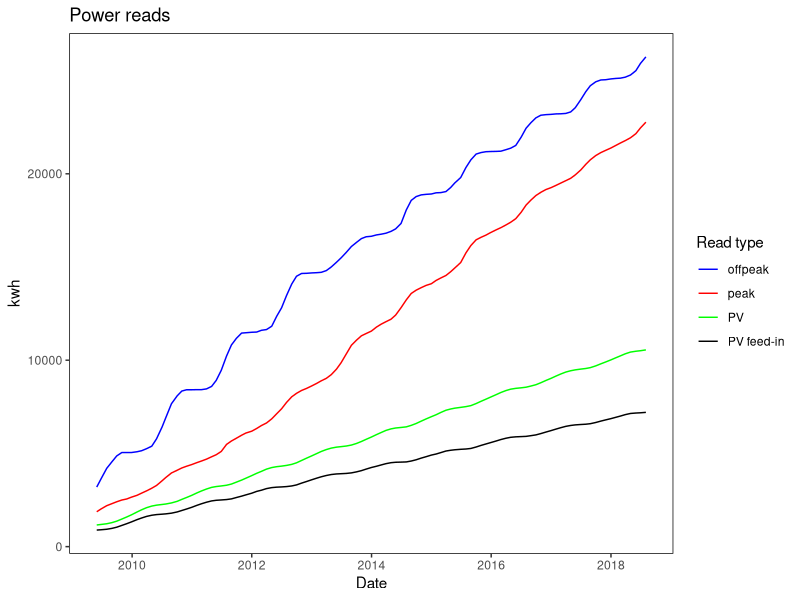
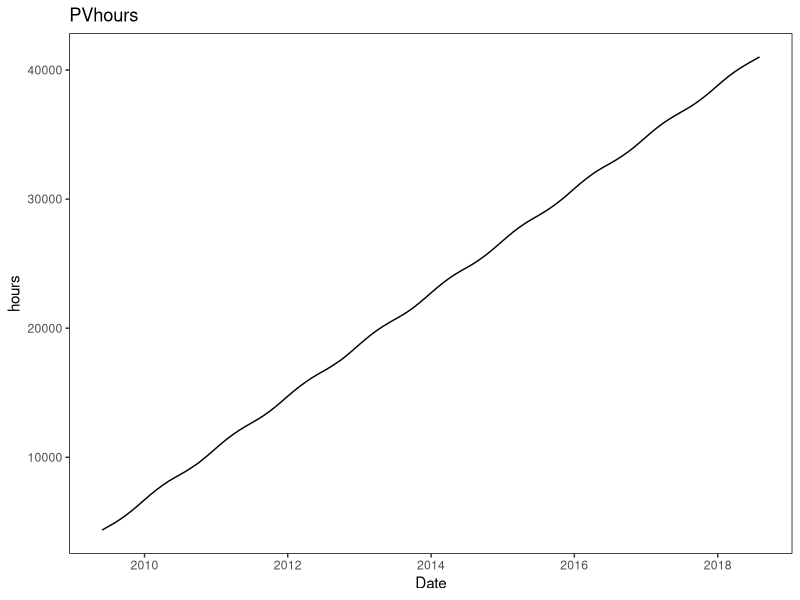
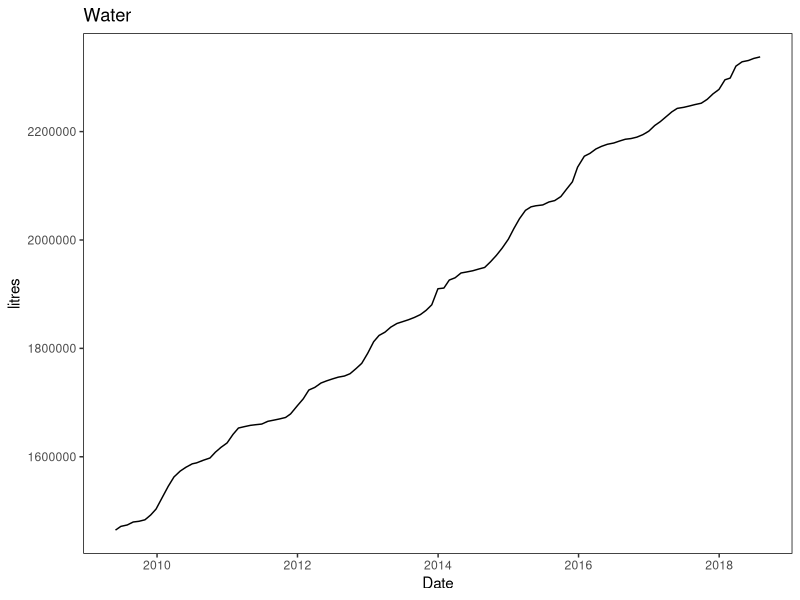
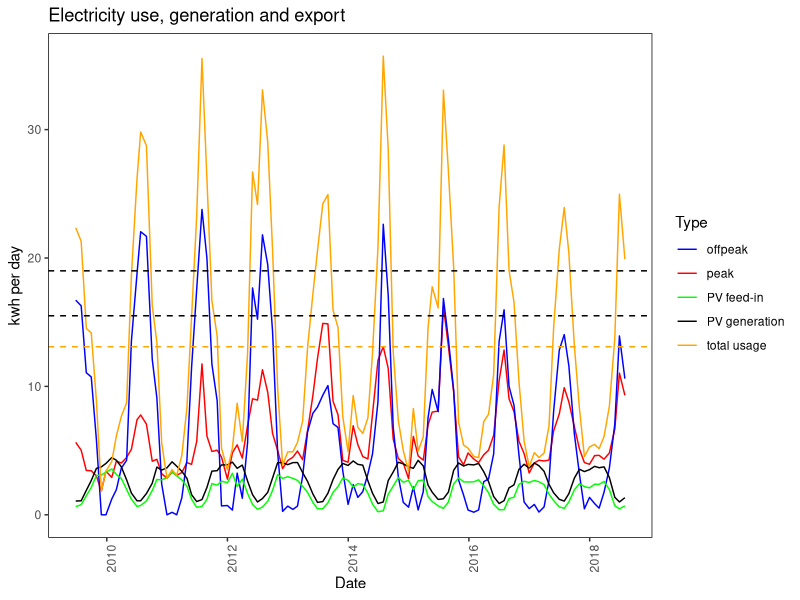
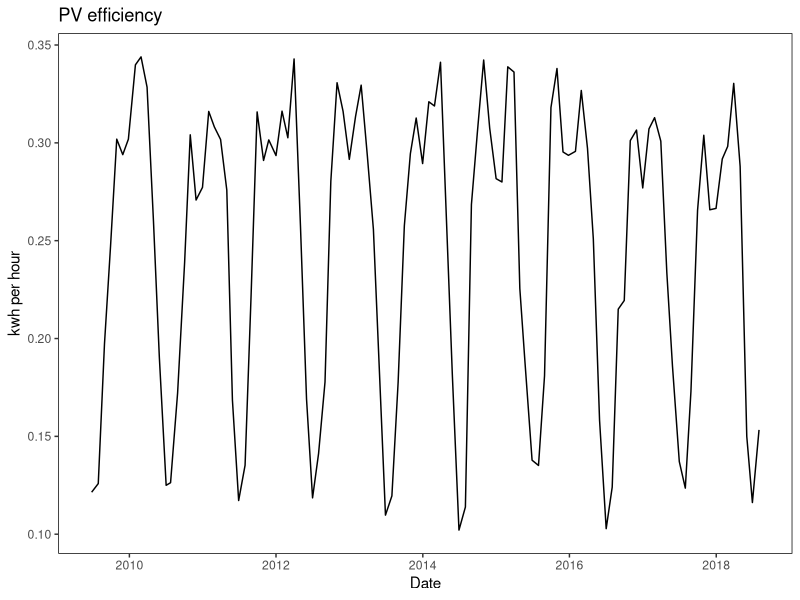
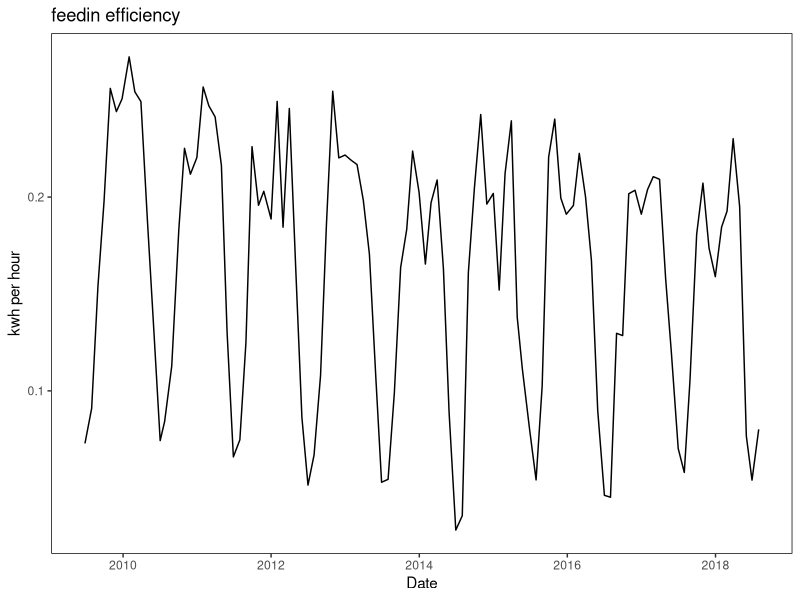
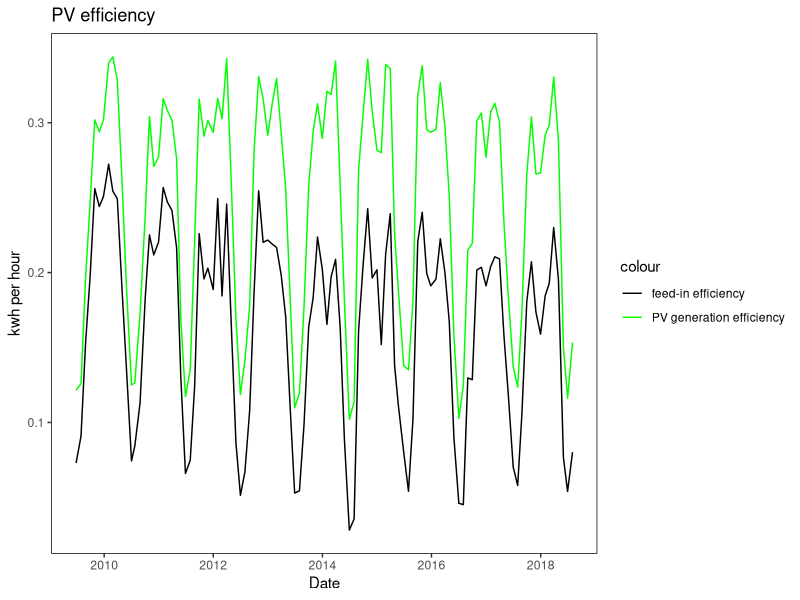
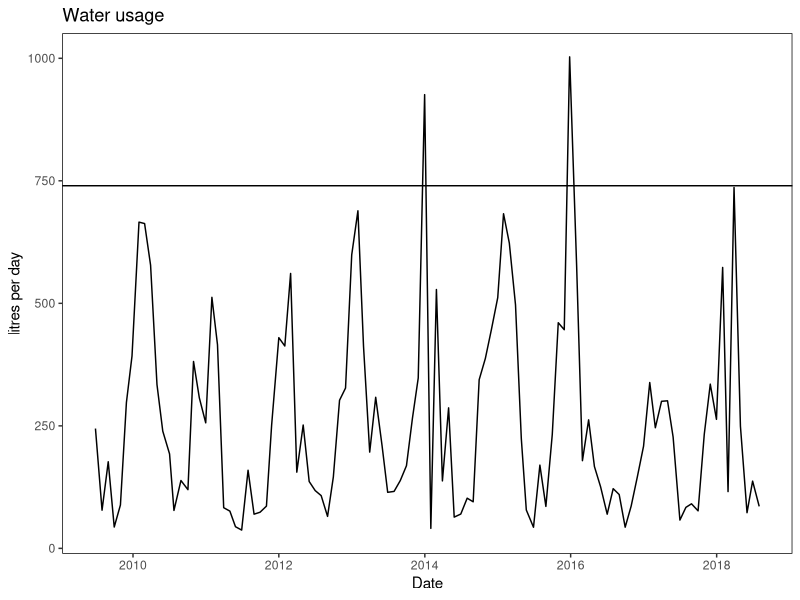

Source code (R) for these figures, in order: (Note: this script raises an error after producing the figures.)
library(tidyverse)

meterreads <- read_csv("data/meterreads.csv")
meterreads

#plot power reads i.e. peak, offpeak and PV

ggplot(meterreads, aes(x = date)) + 
  geom_line(aes(y = peak_reading, colour = "peak")) +
  geom_line(aes(y = offpeak_reading, colour = "offpeak")) +
  geom_line(aes(y = PV_reading, colour = "PV")) +
  geom_line(aes(y = feedin_reading, colour = "PV feed-in")) +
  labs(x = "Date", y = "kwh", title = "Power reads", colour = "Read type") +
  scale_color_manual(values = c("blue","red","green","black")) +
  theme(panel.background = element_rect(fill = "white"),
        panel.border = element_rect(fill = NA))

# plot PV hours in a seperate graph

ggplot(meterreads, aes(x = date, y = PVhours_reading)) +
  geom_line() +
  labs(x = "Date", y = "hours", title = "PVhours") +
  theme(panel.background = element_rect(fill = "white"),
        panel.border = element_rect(fill = NA))

# plot water reading in a seperate graph

ggplot(meterreads, aes(x = date, y = water_reading)) + 
  geom_line() +
  labs(x = "Date", y = "litres", title = "Water") +
  theme(panel.background = element_rect(fill = "white"),
        panel.border = element_rect(fill = NA))

# make a new tibble called 'usage' from 'meterreads' and
# add a column called peak_usage by using mutate and lag
# mutate makes a new column called peak_usage by starting with peak_reading and subtracting a value
# this value is also from the peak_reading column, but by using lag it is from the previous row.

usage <- meterreads %>% 
  mutate(peak_usage = peak_reading - 
           lag(peak_reading, default = first(peak_reading)))

# now repeat the process for the other readings

usage <- usage %>% 
  mutate(offpeak_usage = offpeak_reading -
           lag(offpeak_reading, default = first(offpeak_reading)))

usage <- usage %>% 
  mutate(feedin_usage = feedin_reading -
           lag(feedin_reading, default = first(feedin_reading)))

usage <- usage %>% 
  mutate(PV_usage = PV_reading -
           lag(PV_reading, default = first(PV_reading)))

usage <- usage %>% 
  mutate(PVhours_usage = PVhours_reading -
           lag(PVhours_reading, default = first(PVhours_reading)))

usage <- usage %>% 
  mutate(water_usage = water_reading -
           lag(water_reading, default = first(water_reading)))

usage <- usage %>% 
  mutate(days = as.integer(date -
           lag(date, default = first(date))))

usage <- slice(usage, -1)

# make a new table called perday.  divide usage by number of days to get usage per day.

perday <- usage %>% 
  mutate(peak_perday = peak_usage / days)

perday <- perday %>% 
  mutate(offpeak_perday = offpeak_usage / days)

perday <- perday %>% 
  mutate(totalusage_perday = peak_perday + offpeak_perday)

perday <- perday %>% 
  mutate(feedin_perday = feedin_usage / days)

perday <- perday %>% 
  mutate(PVgen_perday = PV_usage / days)

perday <- perday %>% 
  mutate(PVhours_perday = PVhours_usage / days)

perday <- perday %>% 
  mutate(water_perday = water_usage / days)

perday <- perday %>% 
  mutate(PVefficiency = PVgen_perday / PVhours_perday)

perday <- perday %>% 
  mutate(feedinefficiency = feedin_perday / PVhours_perday)

perday

# lets try plotting this stuff...

# Electricity overview in kwh per day

ggplot(perday, aes(x = date)) + 
  geom_line(aes(y = peak_perday, colour = "peak")) +
  geom_line(aes(y = offpeak_perday, colour = "offpeak")) +
  geom_line(aes(y = PVgen_perday, colour = "PV generation")) +
  geom_line(aes(y = feedin_perday, colour = "PV feed-in")) +
  geom_line(aes(y = totalusage_perday, colour = "total usage")) +
  labs(x = "Date", y = "kwh per day", title = "Electricity use, generation and export", colour = "Type") +
  scale_color_manual(values = c("blue","red","green","black", "orange")) +
  geom_hline(yintercept = 15.5, linetype = 2) + 
  geom_hline(yintercept = 19, linetype = 2) +
  geom_hline(yintercept = 13.09, linetype = 2, colour = "orange") +
  theme(panel.background = element_rect(fill = "white"),
        panel.border = element_rect(fill = NA,),
        axis.text.x = element_text(angle = 90))

# average household usage from energymadeeasy.gov.au.  
# 4 person household postcode 5051
# Summer 15.7; Autumn 15.5; WInter 19.0; Spring 16.1 kWh 

ggplot(perday, aes(x = date, y = PVefficiency)) + 
  geom_line() +
  labs(x = "Date", y = "kwh per hour", title = "PV efficiency") +
  theme(panel.background = element_rect(fill = "white"),
        panel.border = element_rect(fill = NA))

ggplot(perday, aes(x = date, y = feedinefficiency)) + 
  geom_line() +
  labs(x = "Date", y = "kwh per hour", title = "feedin efficiency") +
  theme(panel.background = element_rect(fill = "white"),
        panel.border = element_rect(fill = NA))

ggplot(perday, aes(x = date)) + 
  geom_line(aes(y = PVefficiency, colour = "PV generation efficiency")) +
  geom_line(aes(y = feedinefficiency, colour = "feed-in efficiency")) +
  labs(x = "Date", y = "kwh per hour", title = "PV efficiency") +
  scale_color_manual(values = c("black","green")) +
  theme(panel.background = element_rect(fill = "white"),
        panel.border = element_rect(fill = NA))

# Water use

ggplot(perday, aes(x = date, y = water_perday)) + 
  geom_line() +
  labs(x = "Date", y = "litres per day", title = "Water usage") +
  geom_hline(yintercept=740) +
  theme(panel.background = element_rect(fill = "white"),
        panel.border = element_rect(fill = NA))

# have put in some hlines to give seasonal averages for usage of 4 person households
# calculate average total usage per day and add in an hline.

mean(perday$totalusage_perday, na.rm = TRUE)

# I feel the need to clean out the unnecesary data and make a new table.

eUGE <-  
  select(perday,"date","peak_perday","offpeak_perday","totalusage_perday",
         "PVgen_perday","feedin_perday","PVhours_perday","PVefficiency", "feedinefficiency")
eUGE1

eUGE1 <- select(eUGE1, -"month")

monthlist <- c(6,7,8,9,10,11,12,1,2,3,4,5)
monthlist <- c(monthlist, monthlist)
monthlist <- c(monthlist,6,7,8,9,10,11,12,1,2,3,4,5)
monthlist

eUGE1 <- slice(eUGE1, -109)

write.csv(eUGE1, file = "eUGE1.csv")

eUGE2 <- eUGE1 %>% 
  mutate(month = monthlist)

yearlist1 <- c(2009,2009,2009,2009,2009,2009,2009)
yearlist2 <- c(2010,2010,2010,2010,2010,2010,2010,2010,2010,2010,2010,2010)
yearlist3 <- yearlist2 + 1
yearlist4 <- yearlist2 + 2
yearlist5 <- yearlist2 + 3
yearlist6 <- yearlist2 + 4
yearlist7 <- yearlist2 + 5
yearlist8 <- yearlist2 + 6
yearlist9 <- yearlist2 + 7
yearlist10 <- c(2018,2018,2018,2018,2018)

yearlist <- c(yearlist1,yearlist2,yearlist3,yearlist4,yearlist5,yearlist6,yearlist7,yearlist8,yearlist9,yearlist10)
yearlist

eUGE3 <- eUGE2 %>% 
  mutate(year = yearlist)

ggplot(eUGE3, aes(x = as.factor(month), y = peak_perday, colour = year)) +
  geom_point() +
  theme(panel.background = element_rect(fill = "white"),
        panel.border = element_rect(fill = NA))

ggplot(eUGE3, aes(x = as.factor(month), y = offpeak_perday, colour = year)) +
  geom_point() +
  theme(panel.background = element_rect(fill = "white"),
        panel.border = element_rect(fill = NA))

ggplot(eUGE3, aes(x = as.factor(month), y = totalusage_perday, colour = year)) +
  geom_point() +
  theme(panel.background = element_rect(fill = "white"),
        panel.border = element_rect(fill = NA))

ggplot(eUGE3, aes(x = as.factor(month), y = PVgen_perday, colour = year)) +
  geom_point() +
  theme(panel.background = element_rect(fill = "white"),
        panel.border = element_rect(fill = NA))

ggplot(eUGE3, aes(x = as.factor(month), y = feedin_perday, colour = year)) +
  geom_point() +
  theme(panel.background = element_rect(fill = "white"),
        panel.border = element_rect(fill = NA))

ggplot(eUGE3, aes(x = as.factor(month), y = PVhours_perday, colour = year)) +
  geom_point() +
  theme(panel.background = element_rect(fill = "white"),
        panel.border = element_rect(fill = NA))

ggplot(eUGE3, aes(x = as.factor(month), y = PVefficiency, colour = year)) +
  geom_point() +
  theme(panel.background = element_rect(fill = "white"),
        panel.border = element_rect(fill = NA))

ggplot(eUGE3, aes(x = as.factor(month), y = feedinefficiency, colour = year)) +
  geom_point() +
  theme(panel.background = element_rect(fill = "white"),
        panel.border = element_rect(fill = NA))



# It's interesting to note that a few things have happened in our household
# 1st child was born July 2011.  An RCAC was installed that summer.
# 2nd child born January 2014.  Time at home has changed with part-time hours etc.
# We've been playing with the mix of RCAC and heatbank (offpeak) for heating.
# Off peak kicks in in summer when visitors are over due to supplementary HWS.
# PV efficiency dips at he height of summer - sun rises and sets south of E and W.
# We also have rainfall data, and climate data can be downloaded from BOM. 
# TOgether with daily (rather than monthly) data, there may be some interesting correlations.
